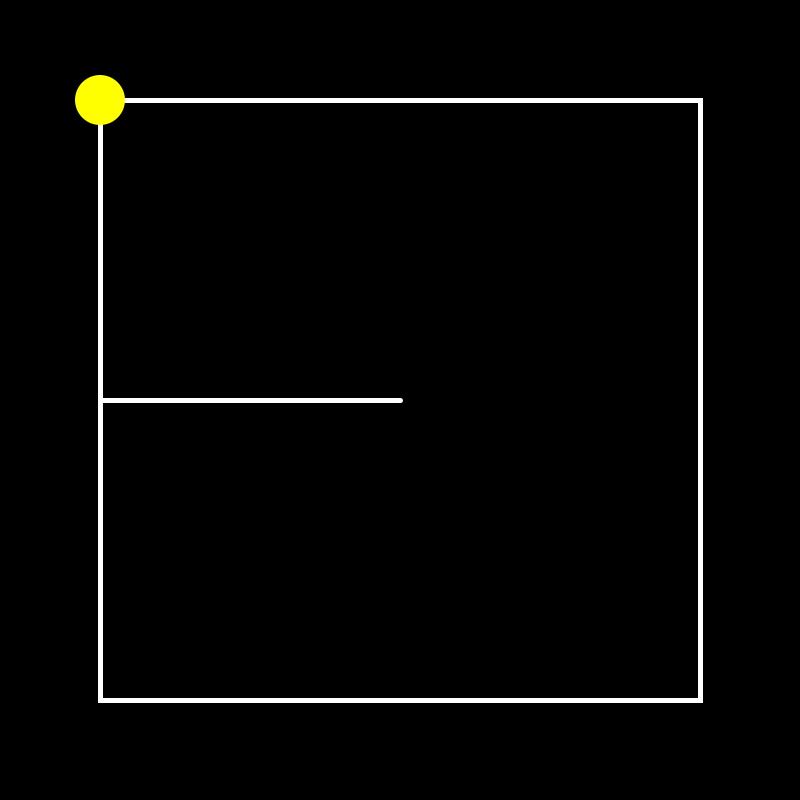
Frame 1 (no input)
Frame 60 (the mouse pressed at the canvas centre just before this capture): identical to frame 1, image omitted
Frame 120 (the mouse held since frame 60 and released just before this capture): identical to frame 1, image omitted

The Processing sketch that drew this single still picture (run headless with seeded random() and noise(); from frame 60 on, the mouse is pressed at the canvas centre):

// Processing sketch: week3_scene_failed
// ── week3_scene_failed.pde
float x=100;
float y=100;
float xVel=0;
float yVel=0;

void setup(){
  size(800,800);
  
}
  
void draw(){
  background(0);
  //maze
  noFill();
  stroke(255);
  strokeWeight(5);
  rect(100,100,600,600);
  line(100,400,400,400);


  noStroke();
  fill(255,255,0);
  ellipse(x,y,50,50);
  x=x+xVel;
  y=y+yVel;


}
  
  
  
  void keyPressed(){
    if(key == CODED){
      if(keyCode==UP){
        yVel=-5;
    }else if(keyCode==DOWN){
        yVel=5;
      }
    }
    
  }
  
  void keyReleased(){
    yVel =0;
    xVel =0;
        
  }
    
    
    
    
  
